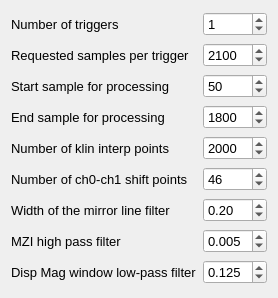
         <widget class="QWidget" name="layoutWidget">
          <property name="geometry">
           <rect>
            <x>10</x>
            <y>50</y>
            <width>271</width>
            <height>298</height>
           </rect>
          </property>
          <layout class="QGridLayout" name="gridLayout_2">
           <item row="0" column="0">
            <widget class="QLabel" name="label_122">
             <property name="font">
              <font>
               <pointsize>10</pointsize>
              </font>
             </property>
             <property name="text">
              <string>Number of triggers</string>
             </property>
            </widget>
           </item>
           <item row="0" column="1">
            <widget class="QSpinBox" name="numTrig">
             <property name="font">
              <font>
               <pointsize>10</pointsize>
              </font>
             </property>
             <property name="maximum">
              <number>1000</number>
             </property>
             <property name="value">
              <number>1</number>
             </property>
            </widget>
           </item>
           <item row="1" column="0">
            <widget class="QLabel" name="label_115">
             <property name="font">
              <font>
               <pointsize>10</pointsize>
              </font>
             </property>
             <property name="text">
              <string>Requested samples per trigger</string>
             </property>
            </widget>
           </item>
           <item row="1" column="1">
            <widget class="QSpinBox" name="requestedSamplesPerTrig">
             <property name="font">
              <font>
               <pointsize>10</pointsize>
              </font>
             </property>
             <property name="maximum">
              <number>10000</number>
             </property>
             <property name="value">
              <number>2100</number>
             </property>
            </widget>
           </item>
           <item row="2" column="0">
            <widget class="QLabel" name="label_119">
             <property name="font">
              <font>
               <pointsize>10</pointsize>
              </font>
             </property>
             <property name="text">
              <string>Start sample for processing</string>
             </property>
            </widget>
           </item>
           <item row="2" column="1">
            <widget class="QSpinBox" name="startSample">
             <property name="font">
              <font>
               <pointsize>10</pointsize>
              </font>
             </property>
             <property name="maximum">
              <number>5000</number>
             </property>
             <property name="value">
              <number>50</number>
             </property>
            </widget>
           </item>
           <item row="3" column="0">
            <widget class="QLabel" name="label_120">
             <property name="font">
              <font>
               <pointsize>10</pointsize>
              </font>
             </property>
             <property name="text">
              <string>End sample for processing</string>
             </property>
            </widget>
           </item>
           <item row="3" column="1">
            <widget class="QSpinBox" name="endSample">
             <property name="font">
              <font>
               <pointsize>10</pointsize>
              </font>
             </property>
             <property name="maximum">
              <number>5000</number>
             </property>
             <property name="value">
              <number>1800</number>
             </property>
            </widget>
           </item>
           <item row="4" column="0">
            <widget class="QLabel" name="label_121">
             <property name="font">
              <font>
               <pointsize>10</pointsize>
              </font>
             </property>
             <property name="text">
              <string>Number of klin interp points</string>
             </property>
            </widget>
           </item>
           <item row="4" column="1">
            <widget class="QSpinBox" name="numKlinPts">
             <property name="font">
              <font>
               <pointsize>10</pointsize>
              </font>
             </property>
             <property name="maximum">
              <number>5000</number>
             </property>
             <property name="value">
              <number>2000</number>
             </property>
            </widget>
           </item>
           <item row="5" column="0">
            <widget class="QLabel" name="label_123">
             <property name="font">
              <font>
               <pointsize>10</pointsize>
              </font>
             </property>
             <property name="text">
              <string>Number of ch0-ch1 shift points</string>
             </property>
            </widget>
           </item>
           <item row="5" column="1">
            <widget class="QSpinBox" name="numShiftPts">
             <property name="font">
              <font>
               <pointsize>10</pointsize>
              </font>
             </property>
             <property name="minimum">
              <number>-1000</number>
             </property>
             <property name="maximum">
              <number>1000</number>
             </property>
             <property name="singleStep">
              <number>2</number>
             </property>
             <property name="value">
              <number>46</number>
             </property>
            </widget>
           </item>
           <item row="6" column="0">
            <widget class="QLabel" name="label_143">
             <property name="font">
              <font>
               <pointsize>10</pointsize>
              </font>
             </property>
             <property name="text">
              <string>Width of the mirror line filter</string>
             </property>
            </widget>
           </item>
           <item row="7" column="0">
            <widget class="QLabel" name="label_144">
             <property name="font">
              <font>
               <pointsize>10</pointsize>
              </font>
             </property>
             <property name="text">
              <string>MZI high pass filter</string>
             </property>
            </widget>
           </item>
           <item row="8" column="0">
            <widget class="QLabel" name="label_145">
             <property name="font">
              <font>
               <pointsize>10</pointsize>
              </font>
             </property>
             <property name="text">
              <string>Disp Mag window low-pass filter</string>
             </property>
            </widget>
           </item>
           <item row="6" column="1">
            <widget class="QDoubleSpinBox" name="filterWidth">
             <property name="font">
              <font>
               <pointsize>10</pointsize>
              </font>
             </property>
             <property name="minimum">
              <double>0.010000000000000</double>
             </property>
             <property name="maximum">
              <double>1.000000000000000</double>
             </property>
             <property name="singleStep">
              <double>0.050000000000000</double>
             </property>
             <property name="value">
              <double>0.200000000000000</double>
             </property>
            </widget>
           </item>
           <item row="7" column="1">
            <widget class="QDoubleSpinBox" name="mziFilter">
             <property name="font">
              <font>
               <pointsize>10</pointsize>
              </font>
             </property>
             <property name="decimals">
              <number>3</number>
             </property>
             <property name="maximum">
              <double>0.500000000000000</double>
             </property>
             <property name="singleStep">
              <double>0.001000000000000</double>
             </property>
             <property name="value">
              <double>0.005000000000000</double>
             </property>
            </widget>
           </item>
           <item row="8" column="1">
            <widget class="QDoubleSpinBox" name="dispMagWindowFilter">
             <property name="font">
              <font>
               <pointsize>10</pointsize>
              </font>
             </property>
             <property name="decimals">
              <number>3</number>
             </property>
             <property name="minimum">
              <double>0.001000000000000</double>
             </property>
             <property name="maximum">
              <double>0.500000000000000</double>
             </property>
             <property name="singleStep">
              <double>0.025000000000000</double>
             </property>
             <property name="value">
              <double>0.125000000000000</double>
             </property>
            </widget>
           </item>
          </layout>
         </widget>
